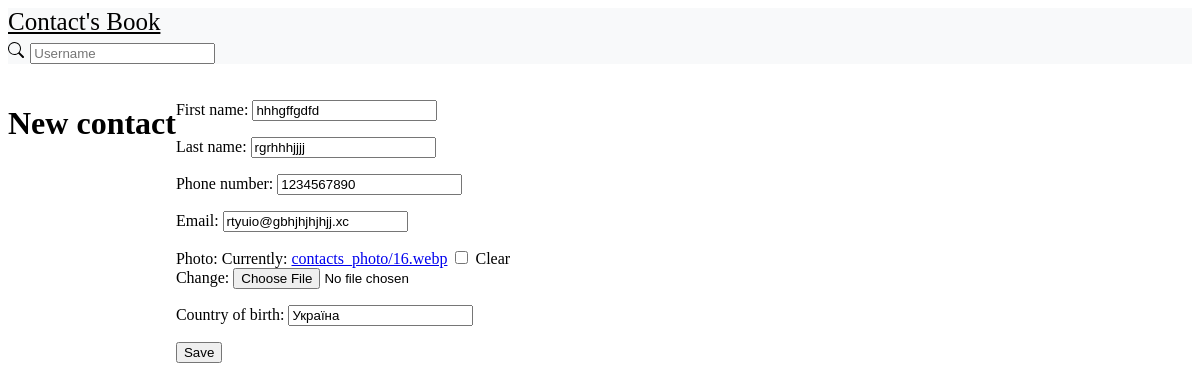
The app's page /edit/1/, older data.
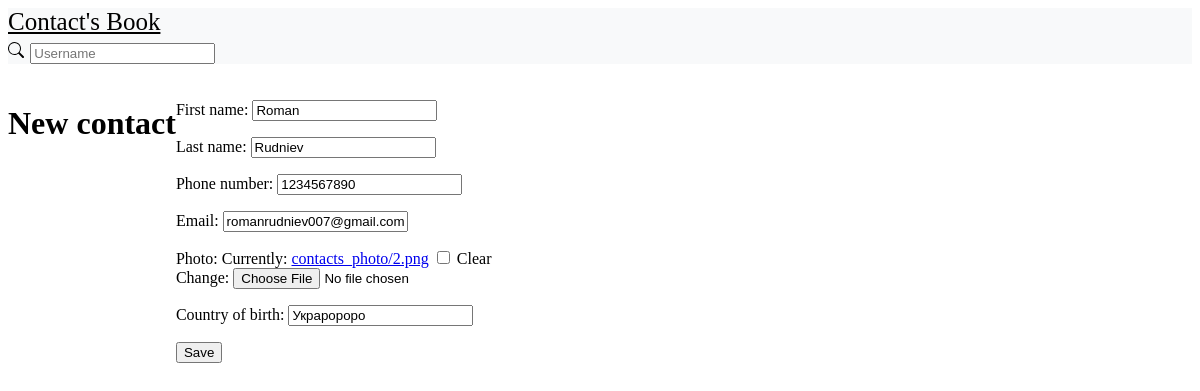
The same page, newer data.
### app/models.py (models this page shows, shortened)
class Contact(models.Model):
    first_name = models.CharField(max_length=50)
    last_name = models.CharField(max_length=50)
    phone_number = models.CharField(max_length=15)
    email = models.EmailField()
    photo = models.ImageField(upload_to='contacts_photo/', default='icon.jpg' ,blank=True, null=True)
    country_of_birth = models.CharField(max_length=50)

### app/views.py (the view)
# urls.py: path('edit/<int:pk>/', views.edit_contact, name='edit_contact'),
def edit_contact(request, pk):
    print(23)
    contact = get_object_or_404(Contact, pk=pk)
    if request.method == 'POST':
        form = ContactsForm(request.POST, request.FILES, instance=contact)
        if form.is_valid():
            form.save()
            return redirect('contact_list')
    else:
        form = ContactsForm(instance=contact)
    return render(request, 'contact_form.html', {'form': form})

### app/forms.py
class ContactsForm (forms.ModelForm):
    class Meta:
        model = Contact
        fields = ['first_name','last_name','phone_number','email','photo','country_of_birth']

### app/templates/contact_form.html (shortened to what this page needs)
{% extends 'base.html' %}
{% block content %}
  <h1>{% if contact %}Change{% else %}New{% endif %} contact</h1>
  <form method="post" enctype="multipart/form-data">
    {{ form.as_p }}
    <button type="submit">Save</button>
  </form>
{% endblock %}

Row changes from the older to the newer data that the page shows:
changed Contact: first_name "hhhgffgdfd" → "Roman"; last_name "rgrhhhjjjj" → "Rudniev"; email "rtyuio@gbhjhjhjhjj.xc" → "romanrudniev007@gmail.com"; country_of_birth "Україна" → "Украророро"
Text that changed along with them:
text no longer shown: "First name: Last name: Phone number: Email: Photo: Currently: contacts_photo/16.webp Clear Change: Country of birth:"
text now shown: "First name: Last name: Phone number: Email: Photo: Currently: contacts_photo/2.png Clear Change: Country of birth:"
